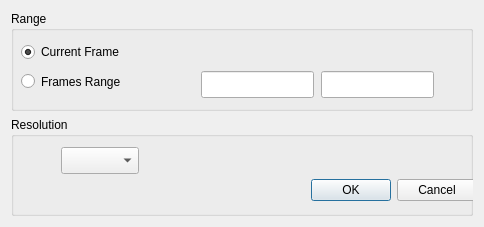
<?xml version="1.0" encoding="UTF-8"?>
<ui version="4.0">
 <class>ExportToRasterFormat</class>
 <widget class="QDialog" name="ExportToRasterFormat">
  <property name="geometry">
   <rect>
    <x>0</x>
    <y>0</y>
    <width>484</width>
    <height>227</height>
   </rect>
  </property>
  <property name="windowTitle">
   <string>Export to Raster images</string>
  </property>
  <property name="windowIcon">
   <iconset resource="../resource.qrc">
    <normaloff>:/icons/WinGCLC.ico</normaloff>:/icons/WinGCLC.ico</iconset>
  </property>
  <layout class="QGridLayout" name="gridLayout">
   <item row="0" column="0">
    <widget class="QGroupBox" name="groupBox">
     <property name="title">
      <string>Range</string>
     </property>
     <widget class="QRadioButton" name="radioButton">
      <property name="geometry">
       <rect>
        <x>10</x>
        <y>30</y>
        <width>181</width>
        <height>22</height>
       </rect>
      </property>
      <property name="text">
       <string>Current Frame</string>
      </property>
      <property name="checked">
       <bool>true</bool>
      </property>
     </widget>
     <widget class="QRadioButton" name="radioButton_2">
      <property name="geometry">
       <rect>
        <x>10</x>
        <y>60</y>
        <width>181</width>
        <height>21</height>
       </rect>
      </property>
      <property name="text">
       <string>Frames Range</string>
      </property>
     </widget>
     <widget class="QLineEdit" name="startFrame">
      <property name="geometry">
       <rect>
        <x>190</x>
        <y>60</y>
        <width>113</width>
        <height>27</height>
       </rect>
      </property>
     </widget>
     <widget class="QLineEdit" name="endFrame">
      <property name="geometry">
       <rect>
        <x>310</x>
        <y>60</y>
        <width>113</width>
        <height>27</height>
       </rect>
      </property>
     </widget>
    </widget>
   </item>
   <item row="1" column="0">
    <widget class="QGroupBox" name="groupBox_2">
     <property name="title">
      <string>Resolution</string>
     </property>
     <widget class="QDialogButtonBox" name="buttonBox">
      <property name="geometry">
       <rect>
        <x>0</x>
        <y>60</y>
        <width>466</width>
        <height>27</height>
       </rect>
      </property>
      <property name="orientation">
       <enum>Qt::Horizontal</enum>
      </property>
      <property name="standardButtons">
       <set>QDialogButtonBox::Cancel|QDialogButtonBox::Ok</set>
      </property>
     </widget>
     <widget class="QComboBox" name="comboBox">
      <property name="geometry">
       <rect>
        <x>50</x>
        <y>30</y>
        <width>78</width>
        <height>27</height>
       </rect>
      </property>
     </widget>
    </widget>
   </item>
  </layout>
 </widget>
 <resources>
  <include location="../resource.qrc"/>
 </resources>
 <connections>
  <connection>
   <sender>buttonBox</sender>
   <signal>accepted()</signal>
   <receiver>ExportToRasterFormat</receiver>
   <slot>accept()</slot>
   <hints>
    <hint type="sourcelabel">
     <x>248</x>
     <y>254</y>
    </hint>
    <hint type="destinationlabel">
     <x>157</x>
     <y>274</y>
    </hint>
   </hints>
  </connection>
  <connection>
   <sender>buttonBox</sender>
   <signal>rejected()</signal>
   <receiver>ExportToRasterFormat</receiver>
   <slot>reject()</slot>
   <hints>
    <hint type="sourcelabel">
     <x>316</x>
     <y>260</y>
    </hint>
    <hint type="destinationlabel">
     <x>286</x>
     <y>274</y>
    </hint>
   </hints>
  </connection>
 </connections>
</ui>
